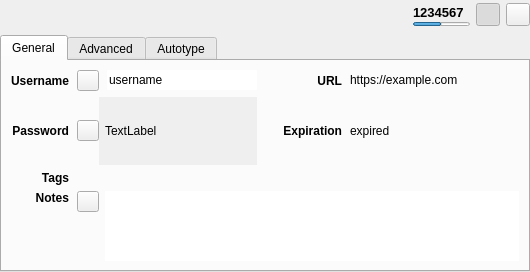
<?xml version="1.0" encoding="UTF-8"?>
<ui version="4.0">
 <class>EntryPreviewWidget</class>
 <widget class="QWidget" name="EntryPreviewWidget">
  <property name="geometry">
   <rect>
    <x>0</x>
    <y>0</y>
    <width>530</width>
    <height>257</height>
   </rect>
  </property>
  <layout class="QVBoxLayout" name="verticalLayout_7">
   <property name="spacing">
    <number>0</number>
   </property>
   <property name="leftMargin">
    <number>0</number>
   </property>
   <property name="topMargin">
    <number>0</number>
   </property>
   <property name="rightMargin">
    <number>0</number>
   </property>
   <property name="bottomMargin">
    <number>0</number>
   </property>
   <item>
    <widget class="QStackedWidget" name="stackedWidget">
     <property name="currentIndex">
      <number>0</number>
     </property>
     <widget class="QWidget" name="pageEntry">
      <layout class="QVBoxLayout" name="verticalLayout_3">
       <property name="leftMargin">
        <number>0</number>
       </property>
       <property name="topMargin">
        <number>0</number>
       </property>
       <property name="rightMargin">
        <number>0</number>
       </property>
       <property name="bottomMargin">
        <number>0</number>
       </property>
       <item>
        <layout class="QHBoxLayout" name="entryHorizontalLayout" stretch="1,0,0,0">
         <property name="sizeConstraint">
          <enum>QLayout::SetDefaultConstraint</enum>
         </property>
         <property name="leftMargin">
          <number>5</number>
         </property>
         <property name="topMargin">
          <number>3</number>
         </property>
         <property name="bottomMargin">
          <number>3</number>
         </property>
         <item>
          <layout class="QHBoxLayout" name="horizontalLayout">
           <property name="spacing">
            <number>12</number>
           </property>
           <item>
            <widget class="QLabel" name="entryIcon">
             <property name="sizePolicy">
              <sizepolicy hsizetype="Minimum" vsizetype="Preferred">
               <horstretch>0</horstretch>
               <verstretch>0</verstretch>
              </sizepolicy>
             </property>
             <property name="minimumSize">
              <size>
               <width>16</width>
               <height>0</height>
              </size>
             </property>
             <property name="text">
              <string/>
             </property>
            </widget>
           </item>
           <item>
            <widget class="ElidedLabel" name="entryTitleLabel">
             <property name="sizePolicy">
              <sizepolicy hsizetype="Expanding" vsizetype="Preferred">
               <horstretch>0</horstretch>
               <verstretch>0</verstretch>
              </sizepolicy>
             </property>
             <property name="font">
              <font>
               <pointsize>12</pointsize>
              </font>
             </property>
             <property name="focusPolicy">
              <enum>Qt::ClickFocus</enum>
             </property>
             <property name="textFormat">
              <enum>Qt::PlainText</enum>
             </property>
             <property name="textInteractionFlags">
              <set>Qt::LinksAccessibleByMouse|Qt::TextSelectableByMouse</set>
             </property>
            </widget>
           </item>
          </layout>
         </item>
         <item>
          <layout class="QVBoxLayout" name="verticalLayout">
           <property name="spacing">
            <number>0</number>
           </property>
           <item>
            <widget class="QLabel" name="entryTotpLabel">
             <property name="font">
              <font>
               <pointsize>10</pointsize>
               <weight>75</weight>
               <bold>true</bold>
              </font>
             </property>
             <property name="toolTip">
              <string>Double click to copy to clipboard</string>
             </property>
             <property name="text">
              <string notr="true">1234567</string>
             </property>
             <property name="textInteractionFlags">
              <set>Qt::LinksAccessibleByMouse|Qt::TextSelectableByKeyboard|Qt::TextSelectableByMouse</set>
             </property>
            </widget>
           </item>
           <item>
            <widget class="QProgressBar" name="entryTotpProgress">
             <property name="maximumSize">
              <size>
               <width>57</width>
               <height>4</height>
              </size>
             </property>
             <property name="value">
              <number>50</number>
             </property>
             <property name="textVisible">
              <bool>false</bool>
             </property>
            </widget>
           </item>
          </layout>
         </item>
         <item>
          <widget class="QToolButton" name="entryTotpButton">
           <property name="toolTip">
            <string>Display current TOTP value</string>
           </property>
           <property name="text">
            <string/>
           </property>
           <property name="checkable">
            <bool>true</bool>
           </property>
           <property name="checked">
            <bool>true</bool>
           </property>
          </widget>
         </item>
         <item>
          <widget class="QToolButton" name="entryCloseButton">
           <property name="toolTip">
            <string>Close</string>
           </property>
           <property name="text">
            <string/>
           </property>
          </widget>
         </item>
        </layout>
       </item>
       <item>
        <widget class="QTabWidget" name="entryTabWidget">
         <property name="currentIndex">
          <number>0</number>
         </property>
         <property name="documentMode">
          <bool>false</bool>
         </property>
         <property name="tabsClosable">
          <bool>false</bool>
         </property>
         <property name="movable">
          <bool>false</bool>
         </property>
         <widget class="QWidget" name="entryGeneralTab">
          <attribute name="title">
           <string>General</string>
          </attribute>
          <layout class="QVBoxLayout" name="verticalLayout_5">
           <item>
            <widget class="QWidget" name="entryGeneralWidget" native="true">
             <layout class="QGridLayout" name="gridLayout" rowstretch="0,0,0,1" columnstretch="0,1,0,0,0,1">
              <property name="leftMargin">
               <number>0</number>
              </property>
              <property name="topMargin">
               <number>0</number>
              </property>
              <property name="rightMargin">
               <number>0</number>
              </property>
              <property name="bottomMargin">
               <number>0</number>
              </property>
              <property name="horizontalSpacing">
               <number>8</number>
              </property>
              <property name="verticalSpacing">
               <number>6</number>
              </property>
              <item row="1" column="1" colspan="2">
               <layout class="QHBoxLayout" name="horizontalLayout_7">
                <item>
                 <widget class="QToolButton" name="togglePasswordButton">
                  <property name="text">
                   <string notr="true"/>
                  </property>
                  <property name="iconSize">
                   <size>
                    <width>14</width>
                    <height>14</height>
                   </size>
                  </property>
                  <property name="checkable">
                   <bool>true</bool>
                  </property>
                 </widget>
                </item>
                <item>
                 <widget class="QScrollArea" name="passwordScrollArea">
                  <property name="frameShape">
                   <enum>QFrame::NoFrame</enum>
                  </property>
                  <property name="frameShadow">
                   <enum>QFrame::Plain</enum>
                  </property>
                  <property name="verticalScrollBarPolicy">
                   <enum>Qt::ScrollBarAlwaysOff</enum>
                  </property>
                  <property name="sizeAdjustPolicy">
                   <enum>QAbstractScrollArea::AdjustToContents</enum>
                  </property>
                  <property name="widgetResizable">
                   <bool>true</bool>
                  </property>
                  <widget class="QWidget" name="scrollAreaWidgetContents">
                   <property name="geometry">
                    <rect>
                     <x>0</x>
                     <y>0</y>
                     <width>157</width>
                     <height>63</height>
                    </rect>
                   </property>
                   <layout class="QHBoxLayout" name="horizontalLayout_8">
                    <property name="leftMargin">
                     <number>6</number>
                    </property>
                    <property name="topMargin">
                     <number>0</number>
                    </property>
                    <property name="rightMargin">
                     <number>0</number>
                    </property>
                    <property name="bottomMargin">
                     <number>0</number>
                    </property>
                    <item>
                     <widget class="QLabel" name="entryPasswordLabel">
                      <property name="focusPolicy">
                       <enum>Qt::ClickFocus</enum>
                      </property>
                      <property name="text">
                       <string notr="true">TextLabel</string>
                      </property>
                      <property name="textInteractionFlags">
                       <set>Qt::LinksAccessibleByMouse|Qt::TextSelectableByMouse</set>
                      </property>
                     </widget>
                    </item>
                   </layout>
                  </widget>
                 </widget>
                </item>
               </layout>
              </item>
              <item row="0" column="5">
               <widget class="ElidedLabel" name="entryUrlLabel">
                <property name="sizePolicy">
                 <sizepolicy hsizetype="Expanding" vsizetype="Preferred">
                  <horstretch>0</horstretch>
                  <verstretch>0</verstretch>
                 </sizepolicy>
                </property>
                <property name="minimumSize">
                 <size>
                  <width>150</width>
                  <height>0</height>
                 </size>
                </property>
                <property name="cursor">
                 <cursorShape>PointingHandCursor</cursorShape>
                </property>
                <property name="focusPolicy">
                 <enum>Qt::ClickFocus</enum>
                </property>
                <property name="text">
                 <string notr="true">https://example.com</string>
                </property>
                <property name="textFormat">
                 <enum>Qt::RichText</enum>
                </property>
                <property name="textInteractionFlags">
                 <set>Qt::TextBrowserInteraction</set>
                </property>
               </widget>
              </item>
              <item row="0" column="3">
               <spacer name="entryMiddleHorizontalSpacer">
                <property name="orientation">
                 <enum>Qt::Horizontal</enum>
                </property>
                <property name="sizeType">
                 <enum>QSizePolicy::Fixed</enum>
                </property>
                <property name="sizeHint" stdset="0">
                 <size>
                  <width>10</width>
                  <height>20</height>
                 </size>
                </property>
               </spacer>
              </item>
              <item row="0" column="0">
               <widget class="QLabel" name="entryUsernameTitleLabel">
                <property name="sizePolicy">
                 <sizepolicy hsizetype="Minimum" vsizetype="Preferred">
                  <horstretch>0</horstretch>
                  <verstretch>0</verstretch>
                 </sizepolicy>
                </property>
                <property name="font">
                 <font>
                  <weight>75</weight>
                  <bold>true</bold>
                 </font>
                </property>
                <property name="layoutDirection">
                 <enum>Qt::LeftToRight</enum>
                </property>
                <property name="text">
                 <string>Username</string>
                </property>
                <property name="alignment">
                 <set>Qt::AlignRight|Qt::AlignTrailing|Qt::AlignVCenter</set>
                </property>
               </widget>
              </item>
              <item row="3" column="1" colspan="5">
               <layout class="QHBoxLayout" name="horizontalLayout_3" stretch="0,0">
                <property name="spacing">
                 <number>6</number>
                </property>
                <item alignment="Qt::AlignTop">
                 <widget class="QToolButton" name="toggleEntryNotesButton">
                  <property name="text">
                   <string/>
                  </property>
                  <property name="iconSize">
                   <size>
                    <width>14</width>
                    <height>14</height>
                   </size>
                  </property>
                  <property name="checkable">
                   <bool>true</bool>
                  </property>
                 </widget>
                </item>
                <item>
                 <widget class="QTextEdit" name="entryNotesTextEdit">
                  <property name="focusPolicy">
                   <enum>Qt::ClickFocus</enum>
                  </property>
                  <property name="frameShape">
                   <enum>QFrame::NoFrame</enum>
                  </property>
                  <property name="frameShadow">
                   <enum>QFrame::Plain</enum>
                  </property>
                  <property name="lineWidth">
                   <number>0</number>
                  </property>
                  <property name="tabChangesFocus">
                   <bool>true</bool>
                  </property>
                  <property name="readOnly">
                   <bool>true</bool>
                  </property>
                 </widget>
                </item>
               </layout>
              </item>
              <item row="2" column="0">
               <widget class="QLabel" name="entryTagsTitleLabel">
                <property name="sizePolicy">
                 <sizepolicy hsizetype="Minimum" vsizetype="Preferred">
                  <horstretch>0</horstretch>
                  <verstretch>0</verstretch>
                 </sizepolicy>
                </property>
                <property name="font">
                 <font>
                  <weight>75</weight>
                  <bold>true</bold>
                 </font>
                </property>
                <property name="text">
                 <string>Tags</string>
                </property>
                <property name="alignment">
                 <set>Qt::AlignRight|Qt::AlignTrailing|Qt::AlignVCenter</set>
                </property>
               </widget>
              </item>
              <item row="0" column="1" colspan="2">
               <layout class="QHBoxLayout" name="horizontalLayout_6">
                <property name="spacing">
                 <number>8</number>
                </property>
                <item>
                 <widget class="QToolButton" name="toggleUsernameButton">
                  <property name="text">
                   <string/>
                  </property>
                  <property name="iconSize">
                   <size>
                    <width>14</width>
                    <height>14</height>
                   </size>
                  </property>
                  <property name="checkable">
                   <bool>true</bool>
                  </property>
                 </widget>
                </item>
                <item>
                 <widget class="QLineEdit" name="entryUsernameLabel">
                  <property name="minimumSize">
                   <size>
                    <width>150</width>
                    <height>0</height>
                   </size>
                  </property>
                  <property name="focusPolicy">
                   <enum>Qt::ClickFocus</enum>
                  </property>
                  <property name="text">
                   <string notr="true">username</string>
                  </property>
                  <property name="frame">
                   <bool>false</bool>
                  </property>
                  <property name="cursorPosition">
                   <number>8</number>
                  </property>
                  <property name="dragEnabled">
                   <bool>true</bool>
                  </property>
                  <property name="readOnly">
                   <bool>true</bool>
                  </property>
                 </widget>
                </item>
               </layout>
              </item>
              <item row="2" column="1" colspan="5">
               <widget class="TagsEdit" name="entryTagsList" native="true">
                <property name="focusPolicy">
                 <enum>Qt::ClickFocus</enum>
                </property>
                <property name="accessibleName">
                 <string>Tags list</string>
                </property>
               </widget>
              </item>
              <item row="1" column="5">
               <widget class="QLabel" name="entryExpirationLabel">
                <property name="sizePolicy">
                 <sizepolicy hsizetype="Expanding" vsizetype="Preferred">
                  <horstretch>0</horstretch>
                  <verstretch>0</verstretch>
                 </sizepolicy>
                </property>
                <property name="focusPolicy">
                 <enum>Qt::ClickFocus</enum>
                </property>
                <property name="text">
                 <string notr="true">expired</string>
                </property>
                <property name="textFormat">
                 <enum>Qt::PlainText</enum>
                </property>
                <property name="textInteractionFlags">
                 <set>Qt::LinksAccessibleByMouse|Qt::TextSelectableByMouse</set>
                </property>
               </widget>
              </item>
              <item row="1" column="3">
               <spacer name="entryMiddleHorizontalSpacer_3">
                <property name="orientation">
                 <enum>Qt::Horizontal</enum>
                </property>
                <property name="sizeType">
                 <enum>QSizePolicy::Fixed</enum>
                </property>
                <property name="sizeHint" stdset="0">
                 <size>
                  <width>10</width>
                  <height>20</height>
                 </size>
                </property>
               </spacer>
              </item>
              <item row="1" column="0">
               <widget class="QLabel" name="entryPasswordTitleLabel">
                <property name="sizePolicy">
                 <sizepolicy hsizetype="Minimum" vsizetype="Preferred">
                  <horstretch>0</horstretch>
                  <verstretch>0</verstretch>
                 </sizepolicy>
                </property>
                <property name="font">
                 <font>
                  <weight>75</weight>
                  <bold>true</bold>
                 </font>
                </property>
                <property name="text">
                 <string>Password</string>
                </property>
                <property name="alignment">
                 <set>Qt::AlignRight|Qt::AlignTrailing|Qt::AlignVCenter</set>
                </property>
               </widget>
              </item>
              <item row="3" column="0">
               <widget class="QLabel" name="entryNotesTitleLabel">
                <property name="sizePolicy">
                 <sizepolicy hsizetype="Minimum" vsizetype="Preferred">
                  <horstretch>0</horstretch>
                  <verstretch>0</verstretch>
                 </sizepolicy>
                </property>
                <property name="font">
                 <font>
                  <weight>75</weight>
                  <bold>true</bold>
                 </font>
                </property>
                <property name="text">
                 <string>Notes</string>
                </property>
                <property name="alignment">
                 <set>Qt::AlignRight|Qt::AlignTop|Qt::AlignTrailing</set>
                </property>
               </widget>
              </item>
              <item row="1" column="4">
               <widget class="QLabel" name="entryExpirationTitleLabel">
                <property name="sizePolicy">
                 <sizepolicy hsizetype="Minimum" vsizetype="Preferred">
                  <horstretch>0</horstretch>
                  <verstretch>0</verstretch>
                 </sizepolicy>
                </property>
                <property name="font">
                 <font>
                  <weight>75</weight>
                  <bold>true</bold>
                 </font>
                </property>
                <property name="text">
                 <string>Expiration</string>
                </property>
                <property name="alignment">
                 <set>Qt::AlignRight|Qt::AlignTrailing|Qt::AlignVCenter</set>
                </property>
               </widget>
              </item>
              <item row="0" column="4">
               <widget class="QLabel" name="entryUrlTitleLabel">
                <property name="sizePolicy">
                 <sizepolicy hsizetype="Minimum" vsizetype="Preferred">
                  <horstretch>0</horstretch>
                  <verstretch>0</verstretch>
                 </sizepolicy>
                </property>
                <property name="font">
                 <font>
                  <weight>75</weight>
                  <bold>true</bold>
                 </font>
                </property>
                <property name="text">
                 <string>URL</string>
                </property>
                <property name="alignment">
                 <set>Qt::AlignRight|Qt::AlignTrailing|Qt::AlignVCenter</set>
                </property>
               </widget>
              </item>
             </layout>
            </widget>
           </item>
          </layout>
         </widget>
         <widget class="QWidget" name="entryAdvancedTab">
          <attribute name="title">
           <string>Advanced</string>
          </attribute>
          <layout class="QGridLayout" name="gridLayout_1">
           <property name="leftMargin">
            <number>5</number>
           </property>
           <property name="topMargin">
            <number>5</number>
           </property>
           <property name="rightMargin">
            <number>5</number>
           </property>
           <property name="bottomMargin">
            <number>5</number>
           </property>
           <property name="horizontalSpacing">
            <number>8</number>
           </property>
           <item row="0" column="1">
            <widget class="QLabel" name="attachmentsTitleLabel">
             <property name="sizePolicy">
              <sizepolicy hsizetype="Minimum" vsizetype="Preferred">
               <horstretch>0</horstretch>
               <verstretch>0</verstretch>
              </sizepolicy>
             </property>
             <property name="font">
              <font>
               <weight>75</weight>
               <bold>true</bold>
              </font>
             </property>
             <property name="text">
              <string>Attachments</string>
             </property>
            </widget>
           </item>
           <item row="1" column="1">
            <widget class="EntryAttachmentsWidget" name="entryAttachmentsWidget" native="true">
             <property name="sizePolicy">
              <sizepolicy hsizetype="Expanding" vsizetype="Expanding">
               <horstretch>0</horstretch>
               <verstretch>0</verstretch>
              </sizepolicy>
             </property>
             <property name="focusPolicy">
              <enum>Qt::ClickFocus</enum>
             </property>
            </widget>
           </item>
           <item row="0" column="0">
            <widget class="QLabel" name="attributesTitleLabel">
             <property name="sizePolicy">
              <sizepolicy hsizetype="Minimum" vsizetype="Preferred">
               <horstretch>0</horstretch>
               <verstretch>0</verstretch>
              </sizepolicy>
             </property>
             <property name="font">
              <font>
               <weight>75</weight>
               <bold>true</bold>
              </font>
             </property>
             <property name="text">
              <string>Attributes</string>
             </property>
            </widget>
           </item>
           <item row="1" column="0">
            <widget class="QTableWidget" name="entryAttributesTable">
             <property name="focusPolicy">
              <enum>Qt::NoFocus</enum>
             </property>
             <property name="styleSheet">
              <string notr="true">QTableView::item {padding: 3px;}</string>
             </property>
             <property name="frameShape">
              <enum>QFrame::NoFrame</enum>
             </property>
             <property name="editTriggers">
              <set>QAbstractItemView::NoEditTriggers</set>
             </property>
             <property name="showDropIndicator" stdset="0">
              <bool>false</bool>
             </property>
             <property name="selectionMode">
              <enum>QAbstractItemView::NoSelection</enum>
             </property>
             <property name="showGrid">
              <bool>false</bool>
             </property>
             <property name="cornerButtonEnabled">
              <bool>false</bool>
             </property>
             <attribute name="horizontalHeaderVisible">
              <bool>false</bool>
             </attribute>
             <attribute name="horizontalHeaderStretchLastSection">
              <bool>true</bool>
             </attribute>
             <attribute name="verticalHeaderVisible">
              <bool>false</bool>
             </attribute>
            </widget>
           </item>
          </layout>
         </widget>
         <widget class="QWidget" name="entryAutotypeTab">
          <attribute name="title">
           <string>Autotype</string>
          </attribute>
          <layout class="QVBoxLayout" name="verticalLayout_4">
           <item>
            <widget class="QWidget" name="entryAutotypeWidget" native="true">
             <layout class="QGridLayout" name="gridLayout_3">
              <property name="leftMargin">
               <number>0</number>
              </property>
              <property name="topMargin">
               <number>0</number>
              </property>
              <property name="rightMargin">
               <number>0</number>
              </property>
              <property name="bottomMargin">
               <number>5</number>
              </property>
              <item row="0" column="0">
               <widget class="QLabel" name="entrySequenceTitleLabel">
                <property name="sizePolicy">
                 <sizepolicy hsizetype="Minimum" vsizetype="Preferred">
                  <horstretch>0</horstretch>
                  <verstretch>0</verstretch>
                 </sizepolicy>
                </property>
                <property name="font">
                 <font>
                  <weight>75</weight>
                  <bold>true</bold>
                 </font>
                </property>
                <property name="text">
                 <string>Default Sequence</string>
                </property>
                <property name="alignment">
                 <set>Qt::AlignRight|Qt::AlignTop|Qt::AlignTrailing</set>
                </property>
               </widget>
              </item>
              <item row="0" column="1">
               <widget class="QLabel" name="entrySequenceLabel">
                <property name="sizePolicy">
                 <sizepolicy hsizetype="Expanding" vsizetype="Preferred">
                  <horstretch>0</horstretch>
                  <verstretch>0</verstretch>
                 </sizepolicy>
                </property>
                <property name="text">
                 <string notr="true">sequence</string>
                </property>
                <property name="alignment">
                 <set>Qt::AlignLeading|Qt::AlignLeft|Qt::AlignVCenter</set>
                </property>
                <property name="wordWrap">
                 <bool>true</bool>
                </property>
               </widget>
              </item>
             </layout>
            </widget>
           </item>
           <item>
            <widget class="QTreeWidget" name="entryAutotypeTree">
             <property name="focusPolicy">
              <enum>Qt::NoFocus</enum>
             </property>
             <property name="frameShadow">
              <enum>QFrame::Sunken</enum>
             </property>
             <property name="showDropIndicator" stdset="0">
              <bool>true</bool>
             </property>
             <property name="selectionMode">
              <enum>QAbstractItemView::NoSelection</enum>
             </property>
             <property name="rootIsDecorated">
              <bool>true</bool>
             </property>
             <property name="wordWrap">
              <bool>false</bool>
             </property>
             <property name="columnCount">
              <number>2</number>
             </property>
             <attribute name="headerCascadingSectionResizes">
              <bool>false</bool>
             </attribute>
             <attribute name="headerMinimumSectionSize">
              <number>50</number>
             </attribute>
             <attribute name="headerDefaultSectionSize">
              <number>250</number>
             </attribute>
             <attribute name="headerStretchLastSection">
              <bool>true</bool>
             </attribute>
             <column>
              <property name="text">
               <string>Window</string>
              </property>
             </column>
             <column>
              <property name="text">
               <string>Sequence</string>
              </property>
             </column>
            </widget>
           </item>
          </layout>
         </widget>
        </widget>
       </item>
      </layout>
     </widget>
     <widget class="QWidget" name="pageGroup">
      <layout class="QVBoxLayout" name="verticalLayout_13">
       <property name="leftMargin">
        <number>0</number>
       </property>
       <property name="topMargin">
        <number>0</number>
       </property>
       <property name="rightMargin">
        <number>0</number>
       </property>
       <property name="bottomMargin">
        <number>0</number>
       </property>
       <item>
        <layout class="QHBoxLayout" name="groupHorizontalLayout" stretch="0,0">
         <property name="sizeConstraint">
          <enum>QLayout::SetDefaultConstraint</enum>
         </property>
         <property name="leftMargin">
          <number>5</number>
         </property>
         <property name="topMargin">
          <number>3</number>
         </property>
         <property name="bottomMargin">
          <number>3</number>
         </property>
         <item>
          <layout class="QHBoxLayout" name="horizontalLayout_5">
           <property name="spacing">
            <number>12</number>
           </property>
           <item>
            <widget class="QLabel" name="groupIcon">
             <property name="sizePolicy">
              <sizepolicy hsizetype="Minimum" vsizetype="Preferred">
               <horstretch>0</horstretch>
               <verstretch>0</verstretch>
              </sizepolicy>
             </property>
             <property name="text">
              <string/>
             </property>
            </widget>
           </item>
           <item>
            <widget class="ElidedLabel" name="groupTitleLabel">
             <property name="sizePolicy">
              <sizepolicy hsizetype="Expanding" vsizetype="Preferred">
               <horstretch>0</horstretch>
               <verstretch>0</verstretch>
              </sizepolicy>
             </property>
             <property name="font">
              <font>
               <pointsize>12</pointsize>
              </font>
             </property>
             <property name="textFormat">
              <enum>Qt::AutoText</enum>
             </property>
            </widget>
           </item>
          </layout>
         </item>
         <item>
          <widget class="QToolButton" name="groupCloseButton">
           <property name="toolTip">
            <string>Close</string>
           </property>
           <property name="text">
            <string/>
           </property>
          </widget>
         </item>
        </layout>
       </item>
       <item>
        <widget class="QTabWidget" name="groupTabWidget">
         <property name="currentIndex">
          <number>0</number>
         </property>
         <property name="documentMode">
          <bool>false</bool>
         </property>
         <property name="tabsClosable">
          <bool>false</bool>
         </property>
         <property name="movable">
          <bool>false</bool>
         </property>
         <widget class="QWidget" name="groupGeneralTab">
          <attribute name="title">
           <string>General</string>
          </attribute>
          <layout class="QVBoxLayout" name="verticalLayout_8">
           <item>
            <widget class="QWidget" name="groupGeneralWidget" native="true">
             <layout class="QGridLayout" name="gridLayout_2" rowstretch="0,0,0,1">
              <property name="leftMargin">
               <number>0</number>
              </property>
              <property name="topMargin">
               <number>0</number>
              </property>
              <property name="rightMargin">
               <number>0</number>
              </property>
              <property name="bottomMargin">
               <number>0</number>
              </property>
              <item row="2" column="2">
               <widget class="QLabel" name="groupExpirationLabel">
                <property name="sizePolicy">
                 <sizepolicy hsizetype="Expanding" vsizetype="Preferred">
                  <horstretch>0</horstretch>
                  <verstretch>0</verstretch>
                 </sizepolicy>
                </property>
               </widget>
              </item>
              <item row="0" column="0">
               <widget class="QLabel" name="groupAutotypeTitleLabel">
                <property name="sizePolicy">
                 <sizepolicy hsizetype="Minimum" vsizetype="Preferred">
                  <horstretch>0</horstretch>
                  <verstretch>0</verstretch>
                 </sizepolicy>
                </property>
                <property name="font">
                 <font>
                  <weight>75</weight>
                  <bold>true</bold>
                 </font>
                </property>
                <property name="text">
                 <string>Autotype</string>
                </property>
                <property name="alignment">
                 <set>Qt::AlignRight|Qt::AlignTrailing|Qt::AlignVCenter</set>
                </property>
               </widget>
              </item>
              <item row="1" column="2">
               <widget class="QLabel" name="groupSearchingLabel">
                <property name="sizePolicy">
                 <sizepolicy hsizetype="Expanding" vsizetype="Preferred">
                  <horstretch>0</horstretch>
                  <verstretch>0</verstretch>
                 </sizepolicy>
                </property>
               </widget>
              </item>
              <item row="2" column="0">
               <widget class="QLabel" name="groupExpirationTitleLabel">
                <property name="sizePolicy">
                 <sizepolicy hsizetype="Minimum" vsizetype="Preferred">
                  <horstretch>0</horstretch>
                  <verstretch>0</verstretch>
                 </sizepolicy>
                </property>
                <property name="font">
                 <font>
                  <weight>75</weight>
                  <bold>true</bold>
                 </font>
                </property>
                <property name="text">
                 <string>Expiration</string>
                </property>
                <property name="alignment">
                 <set>Qt::AlignRight|Qt::AlignTrailing|Qt::AlignVCenter</set>
                </property>
               </widget>
              </item>
              <item row="1" column="0">
               <widget class="QLabel" name="groupSearchingTitleLabel">
                <property name="sizePolicy">
                 <sizepolicy hsizetype="Minimum" vsizetype="Preferred">
                  <horstretch>0</horstretch>
                  <verstretch>0</verstretch>
                 </sizepolicy>
                </property>
                <property name="font">
                 <font>
                  <weight>75</weight>
                  <bold>true</bold>
                 </font>
                </property>
                <property name="text">
                 <string>Searching</string>
                </property>
                <property name="alignment">
                 <set>Qt::AlignRight|Qt::AlignTrailing|Qt::AlignVCenter</set>
                </property>
               </widget>
              </item>
              <item row="3" column="0">
               <widget class="QLabel" name="groupNotesTitleLabel">
                <property name="sizePolicy">
                 <sizepolicy hsizetype="Minimum" vsizetype="Preferred">
                  <horstretch>0</horstretch>
                  <verstretch>0</verstretch>
                 </sizepolicy>
                </property>
                <property name="font">
                 <font>
                  <weight>75</weight>
                  <bold>true</bold>
                 </font>
                </property>
                <property name="text">
                 <string>Notes</string>
                </property>
                <property name="alignment">
                 <set>Qt::AlignRight|Qt::AlignTop|Qt::AlignTrailing</set>
                </property>
               </widget>
              </item>
              <item row="3" column="1" colspan="2">
               <layout class="QHBoxLayout" name="horizontalLayout_4" stretch="0,0">
                <property name="spacing">
                 <number>6</number>
                </property>
                <item alignment="Qt::AlignTop">
                 <widget class="QToolButton" name="toggleGroupNotesButton">
                  <property name="text">
                   <string/>
                  </property>
                  <property name="checkable">
                   <bool>true</bool>
                  </property>
                 </widget>
                </item>
                <item>
                 <widget class="QTextEdit" name="groupNotesTextEdit">
                  <property name="focusPolicy">
                   <enum>Qt::ClickFocus</enum>
                  </property>
                  <property name="frameShape">
                   <enum>QFrame::NoFrame</enum>
                  </property>
                  <property name="frameShadow">
                   <enum>QFrame::Plain</enum>
                  </property>
                  <property name="lineWidth">
                   <number>0</number>
                  </property>
                  <property name="tabChangesFocus">
                   <bool>true</bool>
                  </property>
                  <property name="readOnly">
                   <bool>true</bool>
                  </property>
                 </widget>
                </item>
               </layout>
              </item>
              <item row="0" column="2">
               <widget class="QLabel" name="groupAutotypeLabel">
                <property name="sizePolicy">
                 <sizepolicy hsizetype="Expanding" vsizetype="Preferred">
                  <horstretch>0</horstretch>
                  <verstretch>0</verstretch>
                 </sizepolicy>
                </property>
               </widget>
              </item>
             </layout>
            </widget>
           </item>
          </layout>
         </widget>
         <widget class="QWidget" name="groupShareTab">
          <attribute name="title">
           <string>Share</string>
          </attribute>
          <layout class="QVBoxLayout" name="verticalLayout_12">
           <item>
            <widget class="QWidget" name="groupShareWidget" native="true">
             <layout class="QGridLayout" name="gridLayout_4">
              <property name="leftMargin">
               <number>0</number>
              </property>
              <property name="topMargin">
               <number>0</number>
              </property>
              <property name="rightMargin">
               <number>0</number>
              </property>
              <property name="bottomMargin">
               <number>0</number>
              </property>
              <item row="1" column="1">
               <widget class="QLabel" name="groupSharePathLabel">
                <property name="sizePolicy">
                 <sizepolicy hsizetype="Expanding" vsizetype="Preferred">
                  <horstretch>0</horstretch>
                  <verstretch>0</verstretch>
                 </sizepolicy>
                </property>
                <property name="text">
                 <string notr="true">&lt;path&gt;</string>
                </property>
               </widget>
              </item>
              <item row="1" column="0">
               <widget class="QLabel" name="groupShareTypeLabel">
                <property name="font">
                 <font>
                  <weight>75</weight>
                  <bold>true</bold>
                 </font>
                </property>
                <property name="text">
                 <string notr="true">&lt;type&gt;</string>
                </property>
                <property name="alignment">
                 <set>Qt::AlignRight|Qt::AlignTrailing|Qt::AlignVCenter</set>
                </property>
               </widget>
              </item>
              <item row="2" column="1">
               <spacer name="verticalSpacer">
                <property name="orientation">
                 <enum>Qt::Vertical</enum>
                </property>
                <property name="sizeHint" stdset="0">
                 <size>
                  <width>20</width>
                  <height>147</height>
                 </size>
                </property>
               </spacer>
              </item>
             </layout>
            </widget>
           </item>
          </layout>
         </widget>
        </widget>
       </item>
      </layout>
     </widget>
    </widget>
   </item>
  </layout>
  <action name="searchIcon">
   <property name="text">
    <string>Search</string>
   </property>
  </action>
  <action name="clearIcon">
   <property name="text">
    <string>Clear</string>
   </property>
  </action>
 </widget>
 <customwidgets>
  <customwidget>
   <class>EntryAttachmentsWidget</class>
   <extends>QWidget</extends>
   <header>gui/entry/EntryAttachmentsWidget.h</header>
   <container>1</container>
  </customwidget>
  <customwidget>
   <class>ElidedLabel</class>
   <extends>QLabel</extends>
   <header>gui/widgets/ElidedLabel.h</header>
  </customwidget>
  <customwidget>
   <class>TagsEdit</class>
   <extends>QWidget</extends>
   <header>gui/tag/TagsEdit.h</header>
   <container>1</container>
  </customwidget>
 </customwidgets>
 <tabstops>
  <tabstop>entryTotpButton</tabstop>
  <tabstop>entryCloseButton</tabstop>
  <tabstop>entryTabWidget</tabstop>
  <tabstop>togglePasswordButton</tabstop>
  <tabstop>toggleEntryNotesButton</tabstop>
  <tabstop>groupTabWidget</tabstop>
  <tabstop>toggleGroupNotesButton</tabstop>
  <tabstop>groupCloseButton</tabstop>
 </tabstops>
 <resources/>
 <connections/>
</ui>
